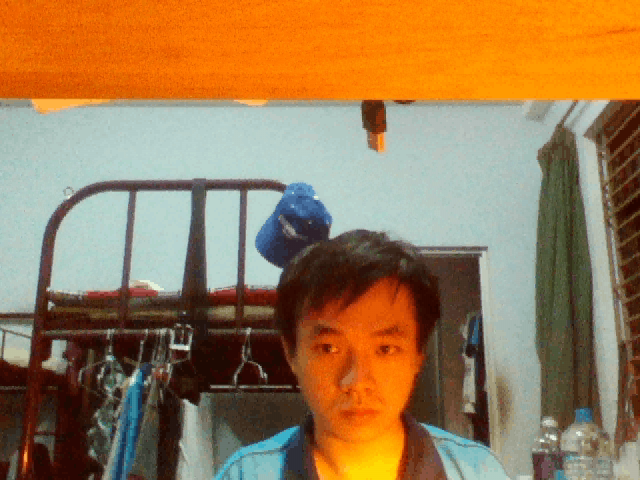
#> input picture frame 3 of 1.ImgVideo_OpenCV_Lib/Play and save color video/ColorVideo.avi, 640 x 480 px, given in place of the camera
$ python BinaryVideo.py
#> lines starting #> are read from the running program, lines starting #| are printed output that depends on the picture; after the words box and inside, x2 and y2 are one past the last pixel; in counts of white or black regions, pixels touching at a corner belong together
import numpy as np
import cv2
cap = cv2.VideoCapture(0)
out = cv2.VideoWriter('BinaryVideo.avi',-1,20.0, (640,480))
while(cap.isOpened()):
    ret, frame = cap.read()
#> frame is the input picture: shape (480, 640, 3); mean B, G, R 83.8, 122.3, 154.9
    if ret == True:
        im_gray = cv2.cvtColor(frame, cv2.COLOR_BGR2GRAY)
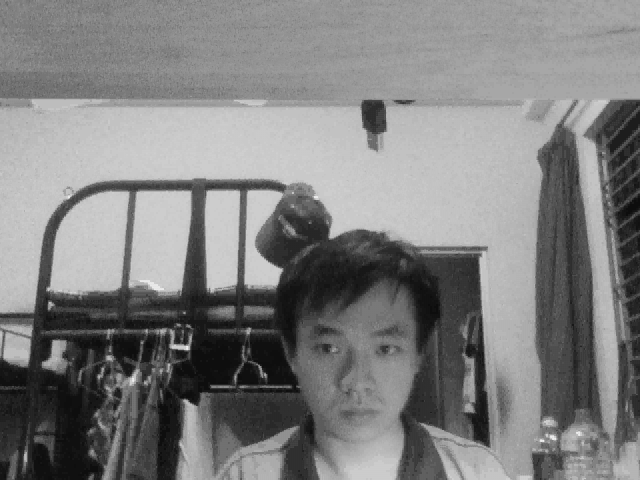
#> im_gray: shape (480, 640); min 13, max 238, mean 127.6
        im_bw = cv2.threshold(im_gray,127,255,cv2.THRESH_BINARY)[1]
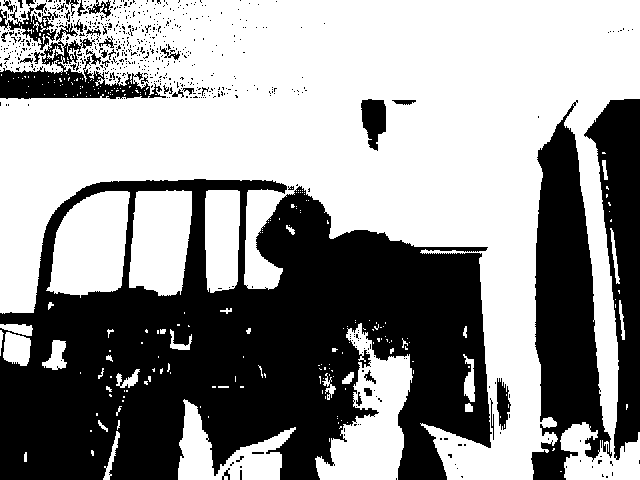
#> im_bw: shape (480, 640); 57.7% white; 641 black regions (600 under 20 px), largest, box (x1, y1, x2, y2) and area: (0, 179, 492, 480) 93094, (531, 100, 612, 480) 16983, (584, 99, 640, 460) 10399
        out.write(im_bw)
    cv2.imshow('im_bw',im_bw)
    if cv2.waitKey(1) & 0xFF == 27:
#> (key Esc is pressed here)
        break
cap.release()
out.release()
cv2.destroyAllWindows()

$ run again, starting later in the video
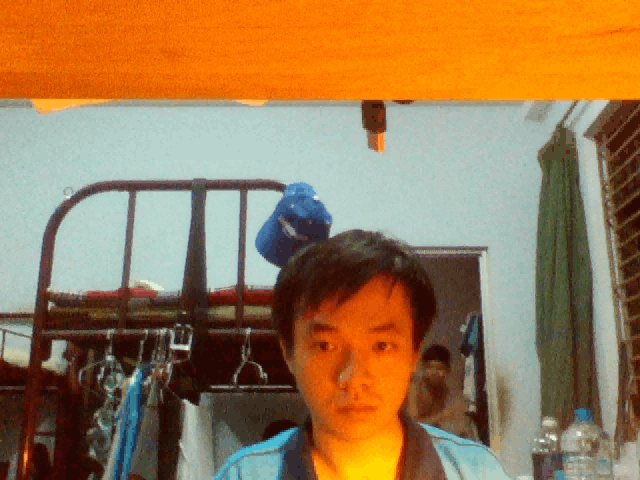
#> input picture frame 13 of 1.ImgVideo_OpenCV_Lib/Play and save color video/ColorVideo.avi, 640 x 480 px, given in place of the camera
#> frame is the input picture: shape (480, 640, 3); mean B, G, R 83.3, 121.9, 155.2
#> `im_gray = cv2.cvtColor(frame, cv2.COLOR_BGR2GRAY)`:
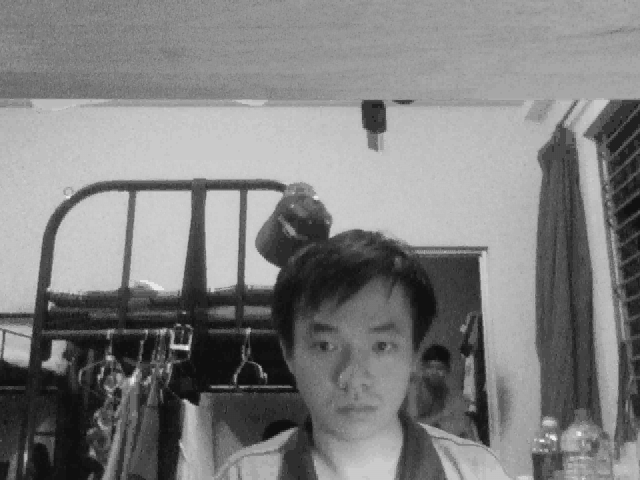
#> im_gray: shape (480, 640); min 15, max 237, mean 127.5
#> `im_bw = cv2.threshold(im_gray,127,255,cv2.THRESH_BINARY)[1]`:
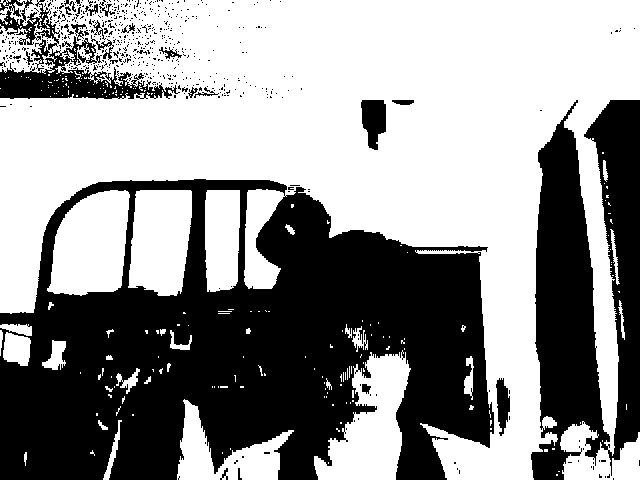
#> im_bw: shape (480, 640); 57.4% white; 576 black regions (551 under 20 px), largest, box (x1, y1, x2, y2) and area: (0, 179, 494, 480) 93970, (531, 100, 640, 480) 27403, (0, 0, 180, 99) 5455

$ run again, starting later in the video
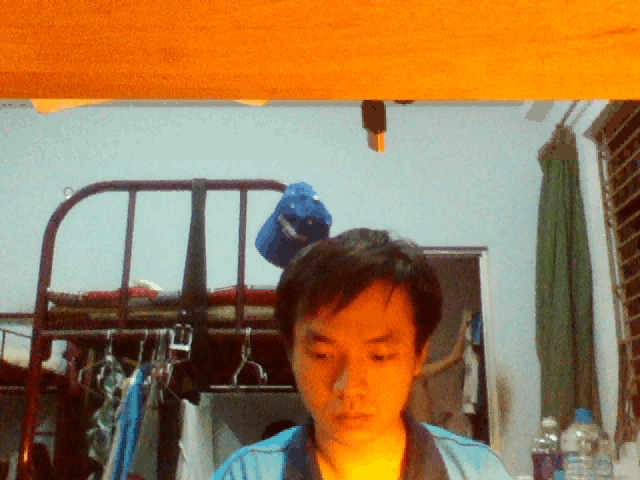
#> input picture frame 24 of 1.ImgVideo_OpenCV_Lib/Play and save color video/ColorVideo.avi, 640 x 480 px, given in place of the camera
#> frame is the input picture: shape (480, 640, 3); mean B, G, R 83.2, 122, 155.4
#> `im_gray = cv2.cvtColor(frame, cv2.COLOR_BGR2GRAY)`:
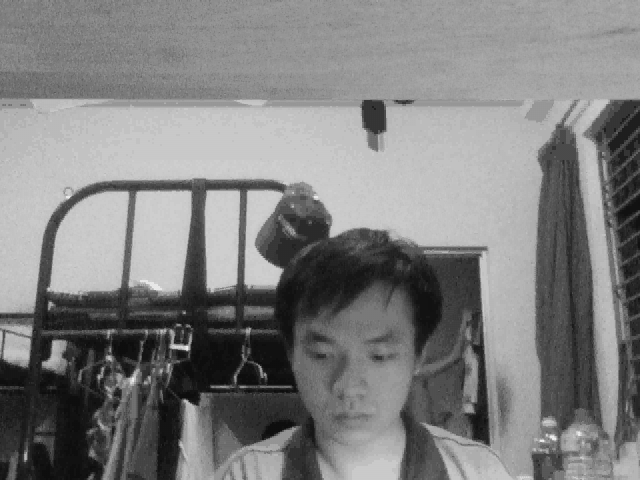
#> im_gray: shape (480, 640); min 13, max 237, mean 127.6
#> `im_bw = cv2.threshold(im_gray,127,255,cv2.THRESH_BINARY)[1]`:
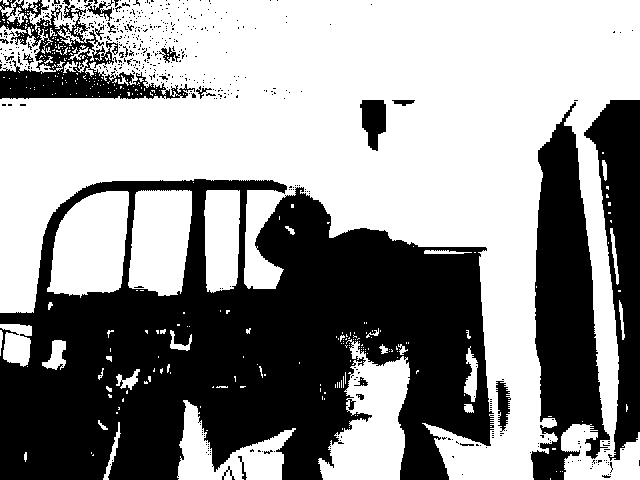
#> im_bw: shape (480, 640); 57.3% white; 525 black regions (501 under 20 px), largest, box (x1, y1, x2, y2) and area: (0, 179, 494, 480) 93362, (531, 102, 610, 480) 16896, (584, 100, 640, 461) 10400
